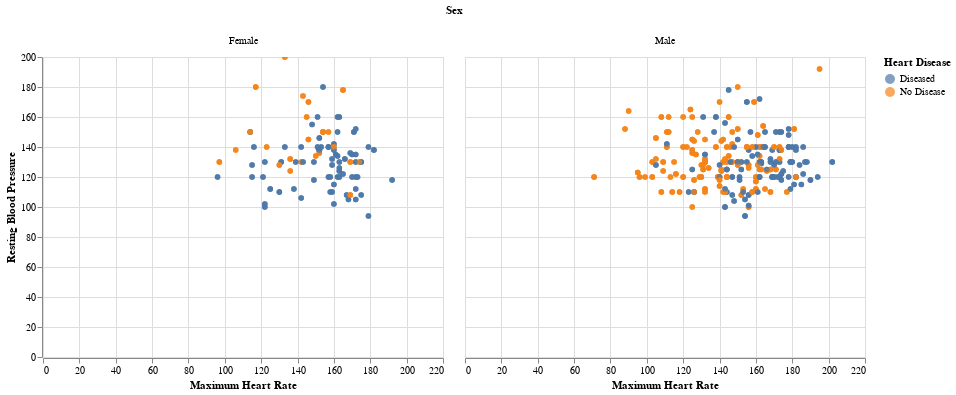

Notebook cell for this chart:
### Markdown cell above
# Chest Pain versus Heart Disease

### Code cell
# Maximum Heart rate vs. Resting Blood Pressure separated by Sex
selection = alt.selection(type='multi', fields = ['Heart Disease'])
heartrate = alt.Chart(pd).mark_circle().encode(
    x = alt.X('thalach', title = "Maximum Heart Rate"),
    y = alt.Y('trestbps', title = "Resting Blood Pressure"),
    color = alt.condition(selection, "Heart Disease", alt.value('lightgray')),
    column = "Sex:N",
    tooltip = [
        'Sex', 
        alt.Tooltip('thalach', title = "Maximum Heart Rate"),
        alt.Tooltip('trestbps', title = "Resting Blood Pressure")
        ]
).add_selection(selection
).interactive()

heartrate

### Figure 1 — Vega-Lite specification as saved in the notebook (floating-point values rounded to 4 significant figures; data arrays with more than 128 entries replaced by an {"elided": "..."} marker saying what was removed)
{"config": {"view": {"continuousWidth": 400, "continuousHeight": 300}}, "data": {"name": "data-94afa449b5e99e5244752b98dbedb7e0"}, "mark": "circle", "encoding": {"color": {"condition": {"field": "Heart Disease", "type": "nominal", "selection": "selector039"}, "value": "lightgray"}, "column": {"field": "Sex", "type": "nominal"}, "tooltip": [{"field": "Sex", "type": "nominal"}, {"field": "thalach", "title": "Maximum Heart Rate", "type": "quantitative"}, {"field": "trestbps", "title": "Resting Blood Pressure", "type": "quantitative"}], "x": {"field": "thalach", "title": "Maximum Heart Rate", "type": "quantitative"}, "y": {"field": "trestbps", "title": "Resting Blood Pressure", "type": "quantitative"}}, "selection": {"selector039": {"type": "multi", "fields": ["Heart Disease"]}, "selector040": {"type": "interval", "bind": "scales", "encodings": ["x", "y"]}}, "$schema": "https://vega.github.io/schema/vega-lite/v4.17.0.json", "datasets": {"data-94afa449b5e99e5244752b98dbedb7e0": {"elided": "1025 records"}}}
